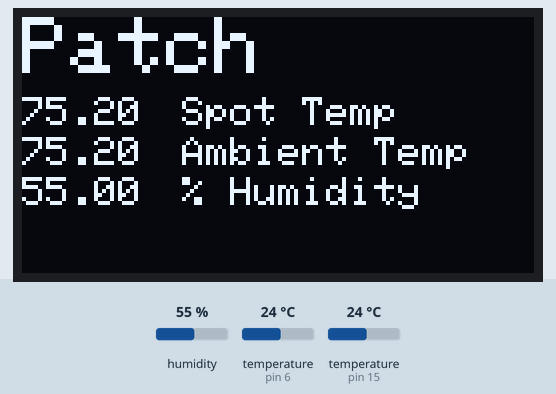
Recording of a sketch running on a simulated Arduino Uno, built with avr-gcc and run on an emulated ATmega328P. Shown: 128×64 one-colour display. The test bench sets the inputs (shaded band); at power-on: humidity 55 %, temperature (sensors on pin 6, pin 15) 24 °C. What the sketch prints to the serial monitor is not drawn.

Above: at 3.3 s.
3.4 s: humidity set to 22 %
At 4.9 s:
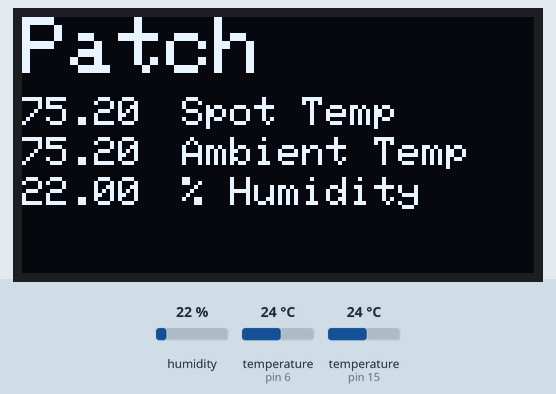
5.9 s: temperature (sensor on pin 6) set to 12 °C
At 6.8 s:
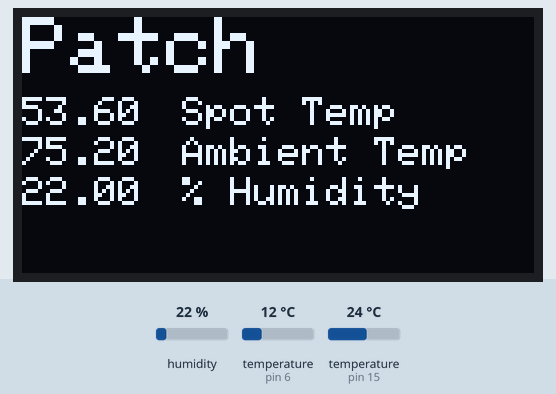
8.4 s: temperature (sensor on pin 15) set to 12 °C
At 12.0 s:
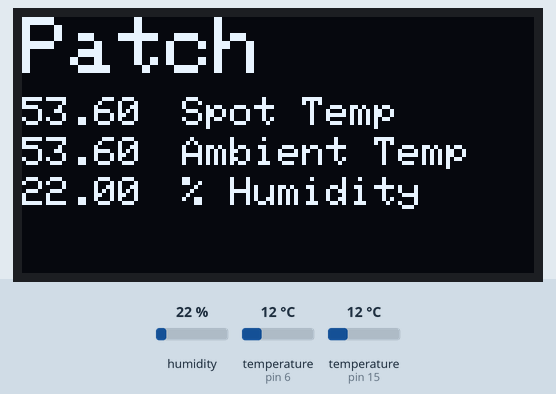
13.1 s: temperature (sensor on pin 6) set to 19 °C
At 14.0 s:
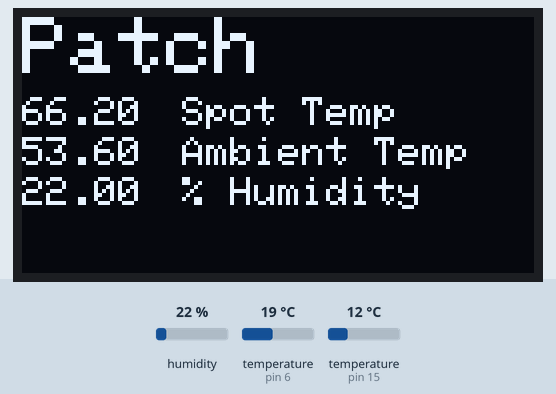
15.6 s: humidity set to 40 %
At 19.2 s:
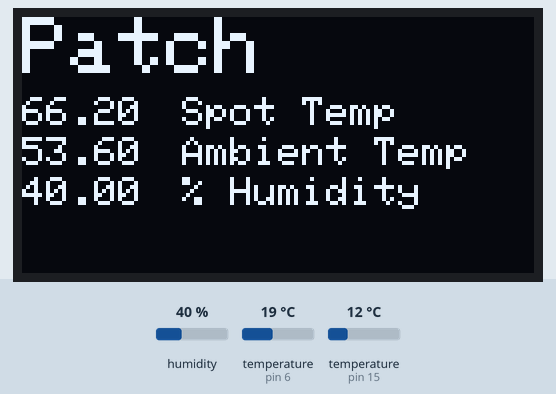
20.2 s: temperature (sensor on pin 6) set to 28 °C
At 21.1 s:
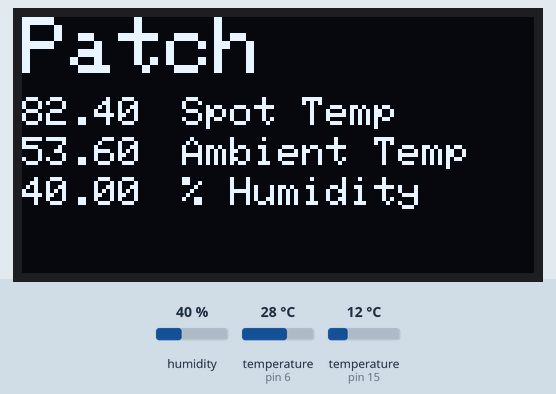
Timing chart, 0 to 23.2 s (numbered marks = the images above; inputs shaded):
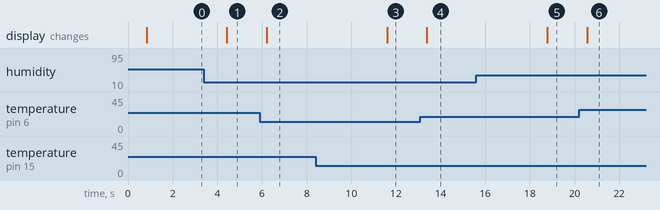

The sketch:

reptilethermostat.ino
```cpp
#include <DS18B20.h>

#include "DHT.h"
#define DHTPIN 15
#define DHTTYPE DHT11   // DHT 21 (AM2301)
DHT dht(DHTPIN, DHTTYPE);

#include <Adafruit_GFX.h>
#include "Adafruit_SSD1306.h"
#define SCREEN_WIDTH 128 // OLED display width, in pixels
#define SCREEN_HEIGHT 64 // OLED display height, in pixels
#define OLED_RESET     5 // Reset pin # (or -1 if sharing Arduino reset pin)
Adafruit_SSD1306 display(SCREEN_WIDTH, SCREEN_HEIGHT, &Wire, OLED_RESET);

DS18B20 ds(6);

void setup() {
  Serial.begin(9600);
  Serial.print("Devices: ");
  Serial.println(ds.getNumberOfDevices());
  Serial.println();

    if(!display.begin(SSD1306_SWITCHCAPVCC, 0x3C)) { // Address 0x3D for 128x64
    Serial.println(F("SSD1306 allocation failed"));
    for(;;); // Don't proceed, loop forever
  }

  dht.begin();

  display.clearDisplay();

}

void loop() {
  display.clearDisplay();
  display.setTextSize(2);
  display.setTextColor(SSD1306_WHITE);
  display.setCursor(0, 0);
  display.print("Patch");
  display.setTextSize(1);
  display.setCursor(0, 20);
  display.print(ds.getTempF()); // modify with if cammo lower than statement
  display.setCursor(40, 20);
  display.print("Spot Temp");
  display.setCursor(0, 30);
  display.print(dht.readTemperature(true));
  display.setCursor(40, 30);
  display.print("Ambient Temp");
  display.setCursor(0, 40);
  display.print(dht.readHumidity());
  display.setCursor(40, 40);
  display.print("% Humidity");

  display.display();

  delay(1000);
}
```

Measured:
- after the input at 3.4 s, the display: changes after 1.0 s (image 1)
- after the input at 5.9 s, the display: changes after 0.31 s (image 2)
- after the input at 8.4 s, the display: changes after 3.2 s (image 3)
- after the input at 13.1 s, the display: changes after 0.29 s (image 4)
- after the input at 15.6 s, the display: changes after 3.2 s (image 5)
- after the input at 20.2 s, the display: changes after 0.37 s (image 6)
